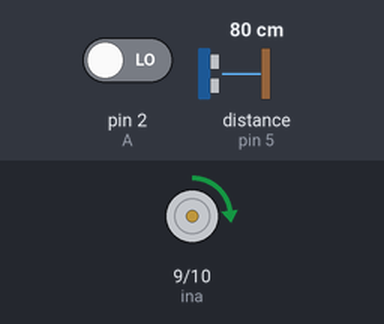
The sketch below on a simulated Arduino Uno, built with avr-gcc and run on an emulated ATmega328P. On the bench: motor-driver pin pairs drawn as motors (green arrow = first pin HIGH = forward, orange = second pin HIGH = backward, longer = more drive, scaled by the enable pin). Wiring (inferred from the names in the program): ultrasonic range finder: trigger pin 4; echo pin 5. Inputs (shaded band) come from the test bench; at power-on: pin 2 (A) LOW, distance to the obstacle (sensor on pin 5) 80 cm. The echo pulse lasts 58.3 µs per cm; what the sketch prints to the serial monitor is not drawn.

Above: at 1.1 s.
Timing chart, 0 to 2.6 s (numbered marks = the images above):
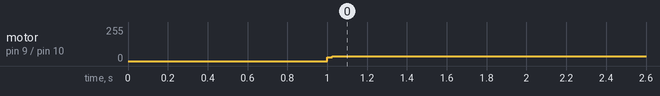

The sketch:

Printing_routine.ino
```cpp
//this code will add 1 to the PWM signal that controls the speed of the motor, using an ultrasonic sensor as a flag to reset the original position
// in order to have a better measure

//Motor
int EN = 11;
int ina = 9;
int inb = 10;
//const int maxSteps = 255;//motor internal steps
//encoder phases
int A = 2; //interrupt mode
int B = 3;
//ultrasonico
const int Trigger = 4;   //Pin digital 4 para el Trigger del sensor
const int Echo = 5;   //Pin digital 5 para el Echo del sensor
volatile long t; //tiempo que demora en llegar el eco
volatile long d; //distancia en centimetros
//position variables
volatile int Ant = 0;
volatile int pos = 0;
//speed control
volatile int PWM=30;//start motor with 45 pwm below doesnt move so we can do 15 lectures +5 each cicle
//time variables
//const int timeTreshold = 5; // spin control can be modified
volatile int i=0;
unsigned long currentTime;
unsigned long storedTime; //reset time

void setup() {
  // put your setup code here, to run once:
  //motor and encoder pin declaration
  pinMode(EN, OUTPUT);
  pinMode(ina, OUTPUT);
  pinMode(inb, OUTPUT);
  pinMode(A, INPUT);
  pinMode(B, INPUT);
  //ultrasonic
  pinMode(Trigger, OUTPUT);
  pinMode(Echo, INPUT);
  //time
  currentTime = millis();
  storedTime = currentTime;

  Serial.begin(9600);

  attachInterrupt(digitalPinToInterrupt(A),ISR_encoder,RISING);

  digitalWrite(Trigger, LOW);
  //motor initialization
  parar();
  delay(1000);
  clockwise();

  Serial.println("# PWM Pos Ti");

}

void loop() {
  // put your main code here, to run repeatedly:
  currentTime=millis();
  ultrasonic_read();//as flag
  //Serial.print("cm: ");
  //Serial.println(d);
  if(d >= 20){
    PWM = PWM+5;
    if(PWM > 255){
      PWM=0;//stop motor
      Serial.print("done");
    }
    delay(20);
    while(pos <= 1000){//motor will go clockwise until encoder reaches position
      //data print routine
      Serial.print(i);
      Serial.print(" ");
      Serial.print(PWM);
      Serial.print(" ");
      Serial.print(pos);
      Serial.print(" ");
      Serial.println(i*0.025);
      //Serial.print("  ");
      //Serial.println(currentTime);
      clockwise();
      i++;
    }
    currentTime=millis()-storedTime;
  }
  else{//set to origin position
    parar();
    delay(500);
    while(d < 20){//set to origin
      ultrasonic_read();//refresh value
      counterclockwise();
      Serial.print("returning...  ");
      Serial.println(d);
    }
    parar();
    delay(500);
     //restore and update iteration
    i=0;
    storedTime=currentTime;
    pos=0;
  }
}

void ultrasonic_read(){

  digitalWrite(Trigger, HIGH);
  delayMicroseconds(10);          //Enviamos un pulso de 10us
  digitalWrite(Trigger, LOW);

  t = pulseIn(Echo, HIGH); //obtenemos el ancho del pulso
  d = t/59;             //escalamos el tiempo a una distancia en cm
}

void parar(){
  analogWrite(EN, 0);
  digitalWrite(ina, LOW);
  digitalWrite(inb, LOW);
}
void clockwise(){
  analogWrite(EN, PWM); //speed control
  digitalWrite(ina, HIGH); //adelante ina = 1 out 1 = voltage
  digitalWrite(inb, LOW);
}
void counterclockwise(){
  analogWrite(EN, 70); //0-255
  digitalWrite(ina, LOW); //adelante ina = 1 out 1 = voltage
  digitalWrite(inb, HIGH);
}

void ISR_encoder(){
  if (digitalRead(B) == HIGH){
    pos--;
    }else{
    pos++;
    }
}
```

Measured:
- by itself, motor on pin 9 (ina) / pin 10 (inb): stopped → forward 35/255 at 1.0 s
